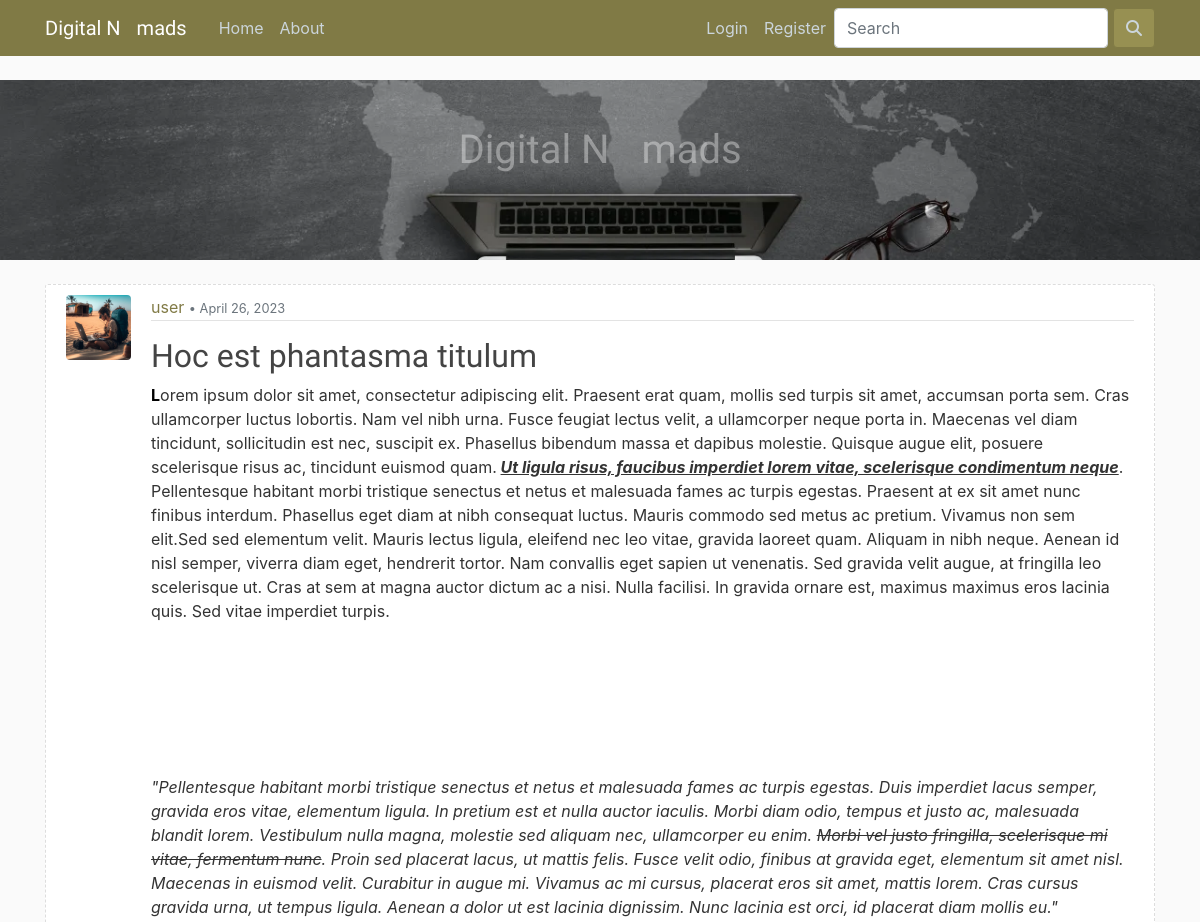
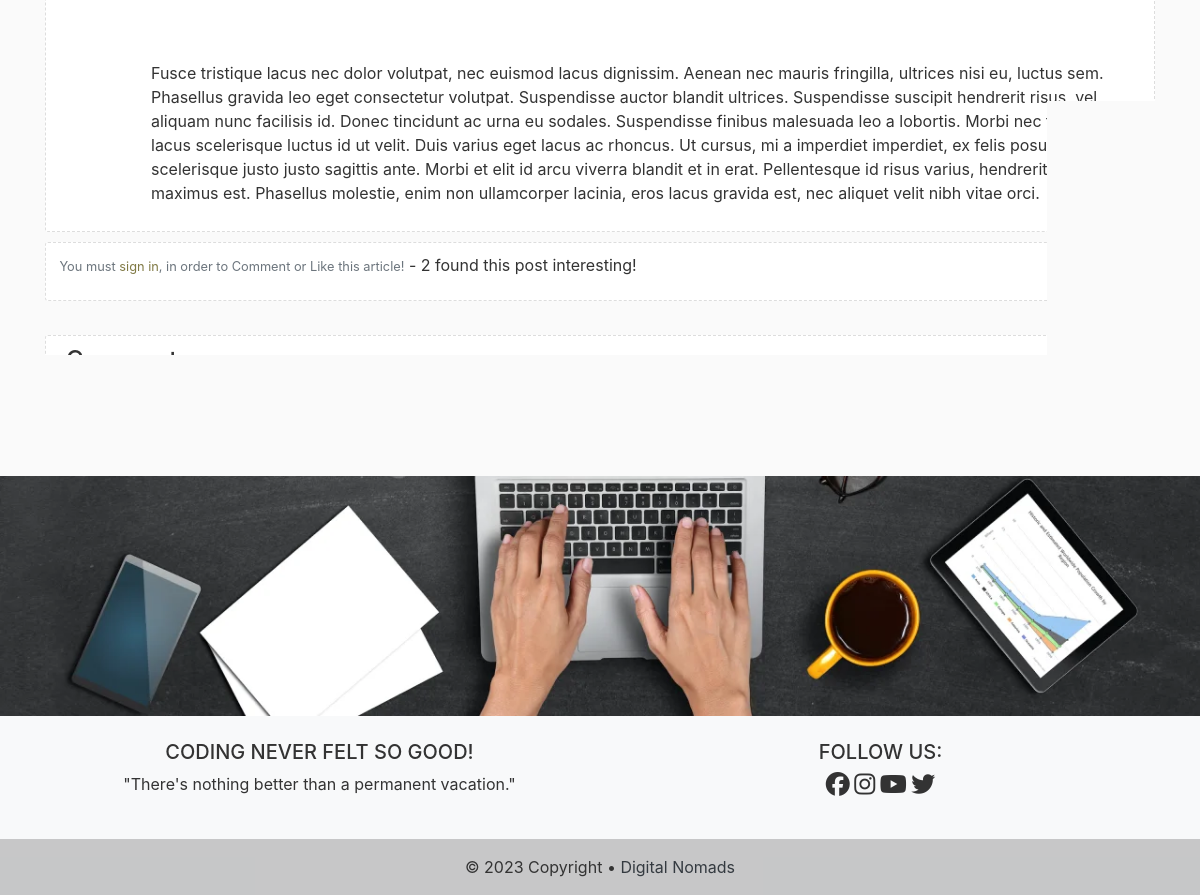
/post/44/, run on the app's committed database (2 pictures, top to bottom).
### blog/models.py (models this page shows, shortened)
class Post(models.Model):
    title = models.CharField(max_length=150)                    # Title field for 150 characters
    content = RichTextField(validators=[MaxLengthValidator(5000)])              # Text field
    date_posted = models.DateTimeField(default=timezone.now)    # Time Stamp for the defaults Time Zone
    author = models.ForeignKey(User, on_delete=models.CASCADE)  # User if User gets delete, so are its Posts
    likes = models.ManyToManyField(User, related_name='posts')
    def total_likes(self):
        return self.likes.count()

### users/models.py (models this page shows, shortened)
class Profile(models.Model):
    user = models.OneToOneField(User, on_delete=models.CASCADE)
    image = models.ImageField(default='default.png', upload_to='profile_img')
    bio = models.TextField(max_length=500, blank=True, null=True)

### blog/views.py (the view)
# urls.py: path('post/<int:pk>/', PostDetailView.as_view(), name='post-detail'),
class PostDetailView(DetailView):
    model = Post
    def get_context_data(self, *args, **kwargs):
        context = super(PostDetailView, self).get_context_data(*args, **kwargs)
        click = get_object_or_404(Post, id=self.kwargs['pk'])
        total_likes = click.total_likes()
        liked = False
        if click.likes.filter(id=self.request.user.id).exists():
            liked = True
        context["total_likes"] = total_likes
        context["liked"] = liked
        return context

### blog/templates/blog/post_detail.html (shortened to what this page needs)
{% extends "blog/base.html" %}
{% block content %}
    <br>
    <article class="media panels">
        <img class="rounded imgposter" src="{{ object.author.profile.image.url }}" alt="Users Profile image">
        <div class="media-body">
            <div class="post-panel">
                    <a href="{% url 'post-user' object.author.username %}">{{ object.author }}</a>
                    <small class="text-muted"> • {{ object.date_posted|date:"N d, Y" }}</small>
            </div>
            <div>
                <h2 class="title">{{ object.title }}</h2>
                <div class="post-content">{{ object.content|safe }}</div>
            </div>
        </div>
    </article>
    <section>
        <div class="container panels">
            <div class="row">
                    <pre> </pre>
                <form action="{% url 'like-post' post.pk %}" method="POST">
                    {% if user.is_authenticated %}
                        {% if liked %}
                        <button class="btn btn-outline-danger panels" type="submit" name="post_id" value="{{ post.id }}"><i class="fa-solid fa-heart"></i></button>
                        {% else %}
                        <button class="btn btn-outline-danger panels" type="submit" name="post_id" value="{{ post.id }}"><i class="fa-regular fa-heart"></i></button>
                        {% endif %}
                    {% else %}
                        <small class="text-muted">You must <a href="{% url 'login' %}">sign in</a>, in order to Comment or Like this article!</small>
                    {% endif %}
                        - {{ total_likes }} found this post interesting!
                </form>
            </div>
        </div>
        <br>
    </section>
    <section class="panels">
        <h4>Comments:</h4>
        {% if not post.comments.all %}
            <em>No Comments...</em>
            <br>
        {% endif %}
    </section>
    <br>
    <br>
{% endblock %}

### blog/static/css/style.css (style rules this page uses)
body { background: #fafafa; color: #333333; margin-top: 5rem; }
.panels { background: #ffffff; padding: 10px 20px; border: 1px dashed #dddddd; border-radius: 3px; margin-bottom: 10px; }
.post-panel { color: #444444; padding-bottom: 1px; margin-bottom: 4px; border-bottom: 1px solid #e3e3e3 }
h1, h2, h3 { font-family: 'Staatliches', sans-serif; color: #444444; margin-top: 1rem; }
.imgposter { height: 65px; width: 65px; margin-right: 20px; }
.post-content { white-space: pre-line; }
a { color: #807a45; }

### data on the page
Post: author.profile.image (placeholder picture), author "user", date_posted "April 26, 2023", title "Hoc est phantasma titulum", content "L orem ipsum dolor sit amet, consectetur adipiscing elit. Praesent erat quam, mollis sed turpis sit amet, accumsan porta sem. Cras ullamcorper luctus lobortis. Nam vel nibh urna. Fusce feugiat lectus velit, a ullamcorper neque porta in. Maecenas vel diam tincidunt, sollicitudin est nec, suscipit ex. Phasellus bibendum massa et dapibus molestie. Quisque augue elit, posuere scelerisque risus ac, tincidunt euismod quam. Ut ligula risus, faucibus imperdiet lorem vitae, scelerisque condimentum neque . Pellentesque habitant morbi tristique senectus et netus et malesuada fames ac turpis egestas. Praesent at ex sit amet nunc finibus interdum. Phasellus eget diam at nibh consequat luctus. Mauris…"

### other printed values
{{ total_likes }} "2"
